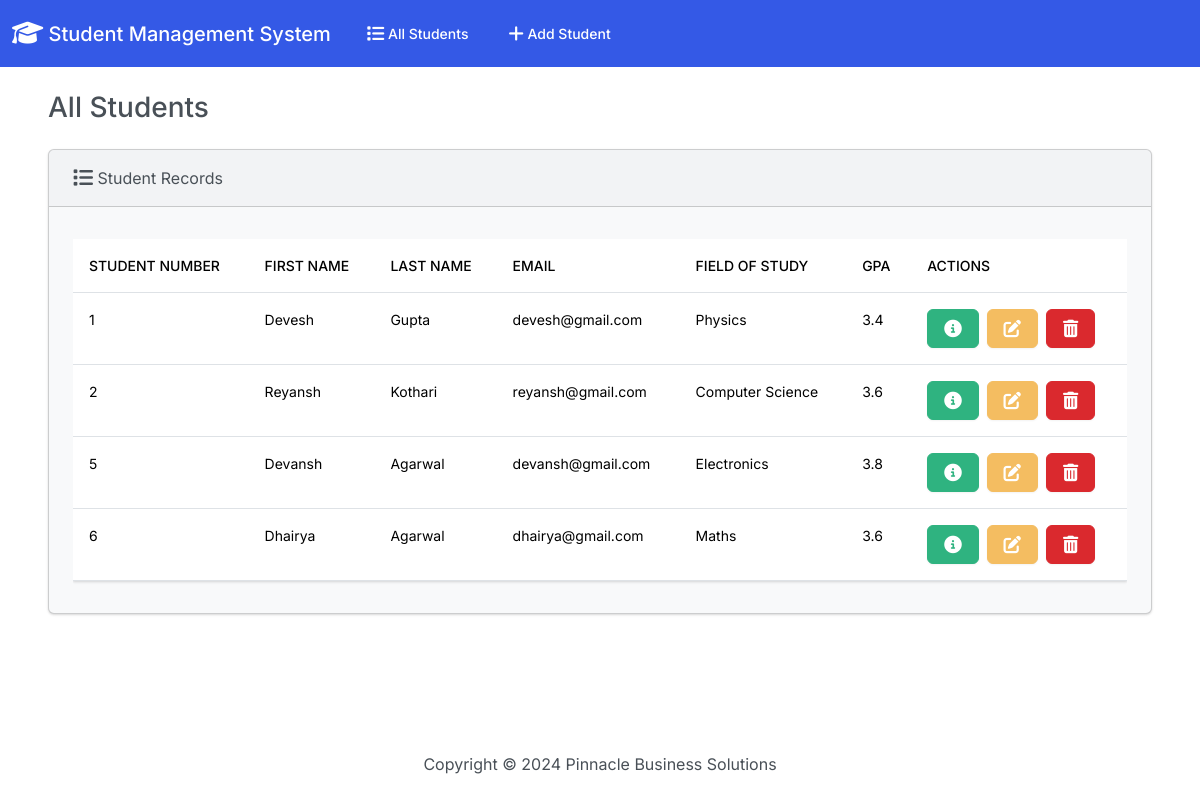
The page / on the database its author committed.
### students/models.py (models this page shows, shortened)
class Student(models.Model):
    student_number = models.PositiveIntegerField()
    first_name = models.CharField(max_length=50)
    last_name = models.CharField(max_length=50)
    email = models.EmailField(max_length=100)
    field_of_study = models.CharField(max_length=50)
    gpa = models.FloatField()

### students/views.py (the view)
# urls.py: path('', views.index, name='index'),
def index(request):
    return render(request, 'students/index.html', {
        'students': Student.objects.all()
    })

### students/templates/students/index.html (shortened to what this page needs)
{% extends "students/base.html" %}
{%block body%}
    <div class='container-fluid'>
      <h3 class='m-4'>All Students</h3>
      <div class ='row'>
        <div class ='col-12'>
            {%if students %}
            <div class="card bg-light ms-4 me-4 mb-4">
                <div class="card-header"><i class="fa-solid fa-list fa-lg"></i> Student Records</div>
                <div class="card-body">
                  <div class = 'table-responsive'>
                    <table class="table table-hover">
                        <thead>
                          <tr>
                            <th scope="col">Student Number</th>
                            <th scope="col">First Name</th>
                            <th scope="col">Last Name</th>
                            <th scope="col">Email</th>
                            <th scope="col">Field of Study</th>
                            <th scope="col">GPA</th>
                            <th scope="col">Actions</th>
                          </tr>
                        </thead>
                        <tbody>
                            {% for student in students %}
                            <tr>
                            <td>{{student.student_number}}</td>
                            <td>{{student.first_name}}</td>
                            <td>{{student.last_name}}</td>
                            <td>{{student.email}}</td>
                            <td>{{student.field_of_study}}</td>
                            <td>{{student.gpa}}</td>
                            <td>
                                <button type='button' class = 'btn btn-success me-1' href="url 'view_student' student.id" data-bs-toggle='modal' data-bs-target='#myModal{{student.id}}' >
                                  </button>
                            <a class='btn btn-warning me-1' href="{%url 'edit' student.id%}"></a>
                            <button type='button' class='btn btn-danger' data-bs-toggle='modal' data-bs-target='#delete{{student.id}}'></button>
                          </td>
                            </tr>
                          {% endfor%}
                        </tbody>
                      </table>
                  </div>
                </div>
              </div>
        </div>
            {%else%}
                <h5 class='alert alert-primary ms-4 me-4'>No Student Records</h5>
            {%endif%}
      </div>
    </div>
{% endblock%}

### students/templates/students/base.html (shortened to what this page needs)
{% load static %}
<!DOCTYPE html>
<html lang="en">
<head>
    <link rel="stylesheet" href="https://cdnjs.cloudflare.com/ajax/libs/font-awesome/6.5.1/css/all.min.css"  />
    <link rel="stylesheet" href="{% static 'css/bootstrap.min.css' %}">
    <body class='d-flex flex-column min-vh-100'>
        <nav class="navbar navbar-expand-lg bg-primary" >
            <div class="container-fluid">
             <a style="color:white;" class="navbar-brand" href="{%url 'index'%}"><i class="fa-solid fa-graduation-cap fa-lg"></i> Student Management System</a>
            <div class="collapse navbar-collapse" id="navbarColor01">
            <ul class="navbar-nav me-auto">
              <li class="nav-item">
                <a style="color:white;" class="nav-link" href="{% url 'index'%}"> All Students</a>
              </li>
              <li class="nav-item">
                <a style="color:white;" class="nav-link" href="{%url 'add'%}"> Add Student</a>
              </li>
            </ul>
            </div>
            </div>
        </nav>
    <div class='container-fluid'>
    {% block body%}
    {% endblock %}
    </div>
    <footer class='mt-auto mb-4'>
        <div class = 'text-center'>
            <span>Copyright &copy; <script>document.write(new Date().getFullYear())</script> Pinnacle Business Solutions</span>
        </div>
    </footer>
    </body>
</head>
</html>

### rows shown on the page
Student: student_number "1", first_name "Devesh", last_name "Gupta", email "devesh@gmail.com", field_of_study "Physics", gpa "3.4"
Student: student_number "2", first_name "Reyansh", last_name "Kothari", email "reyansh@gmail.com", field_of_study "Computer Science", gpa "3.6"
Student: student_number "5", first_name "Devansh", last_name "Agarwal", email "devansh@gmail.com", field_of_study "Electronics", gpa "3.8"
Student: student_number "6", first_name "Dhairya", last_name "Agarwal", email "dhairya@gmail.com", field_of_study "Maths", gpa "3.6"
